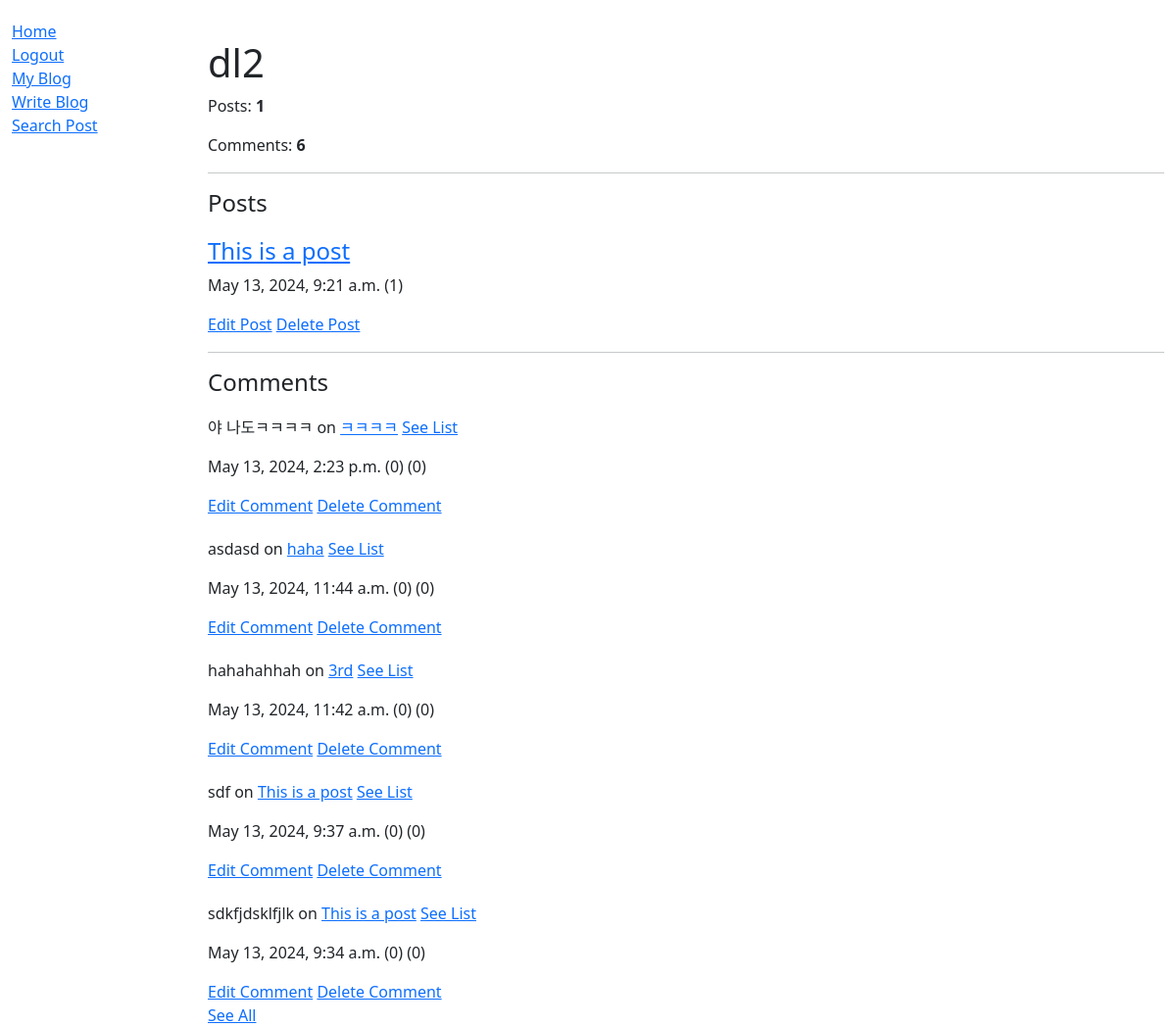
Page /blog/dl2/profile/ (signed in) on the committed database.
### blog/models.py (models this page shows, shortened)
class Post(models.Model):
    id = models.BigAutoField(help_text="Post ID", primary_key=True)
    title = models.CharField(max_length=100)
    writer = models.CharField(max_length=100)
    content = models.TextField(max_length=5000)
    date = models.DateTimeField(default=datetime.now, blank=True)
    likes = models.IntegerField(default=0)
    class Meta:
        ordering = ['-date']
    def __str__(self):
        return self.title

class Comment(models.Model):
    id = models.BigAutoField(help_text="Comment ID", primary_key=True)
    post = models.ForeignKey("Post", on_delete=models.CASCADE)
    writer = models.CharField(max_length=100)
    content = models.CharField(max_length=200)
    date = models.DateTimeField(default=datetime.now, blank=True)
    likes = models.IntegerField(default=0)
    dislikes = models.IntegerField(default=0)
    class Meta:
        ordering = ['-date']

### blog/views.py (the view)
# urls.py: path('<str:user>/profile/', views.profile, name="user-profile"),
def profile(request, user):
    try:
        get_user_model().objects.get(username=user)
    except:
        raise Http404("Profile does not Exist.")
    context = {
        'name':user,
        'posts':Post.objects.filter(writer=user),
        'comments':Comment.objects.filter(writer=user),
        'auth':False,
    }
    if user == request.user.username:
        context['auth'] = True
    return render(request, 'profile.html', context=context)

### blog/templates/profile.html (shortened to what this page needs)
{% extends "base.html" %}
{% block content %}
    <h1 style="margin-top: 20px;">{{name}}</h1>
    <p>Posts: <strong>{{posts.count}}</strong></p>
    <p>Comments: <strong>{{comments.count}}</strong></p>
    <hr />
    <h4>Posts</h4>
    {% if posts %}
        {% for post in posts|slice:"5" %}
            <div style="margin-top: 20px;">
                <h4><a href="{% url 'post' post.id %}">{{post.title}}</a></h4>
                <p  style="white-space: nowrap; overflow: hidden; max-width: 100%;">
                {{post.date}} ({{post.likes}})
                </p>
                {% if auth %}
                    <a href="">Edit Post</a>
                    <a href="{% url 'delete' post.id 'post' %}" onclick="return confirm('Are you sure? This action is irreversible.')">Delete Post</a>
                {% endif %}
            </div>
        {% endfor %}
    {% else %}
        <p>No posts yet.</p>
    {% endif %}
    <hr />
    <h4>Comments</h4>
    {% if comments %}
        {% for comment in comments|slice:"5" %}
            <div style="margin-top: 20px;">
                <p>{{comment.content}} on <a href="{% url 'post' comment.post.id %}">{{comment.post}}</a> <a href="{% url 'comments' comment.post.id %}"> See List</a></p>
                <p  style="white-space: nowrap; overflow: hidden; max-width: 100%;">
                {{comment.date}} ({{comment.likes}}) ({{comment.dislikes}})
                </p>
                {% if auth %}
                <a href="">Edit Comment</a>
                <a href="{% url 'delete' comment.id 'comment' %}" onclick="return confirm('Are you sure? This action is irreversible.')">Delete Comment</a>
            {% endif %}
            </div>
        {% endfor %}
        {% if comments.count > 5 %}
            <a href="{% url 'show-all' name 'comments' %}">See All</a>
    {% endif %}
    {% else %}
        <p>No comments yet.</p>
    {% endif %}
{% endblock %}

### rows in the picture
Post: title "This is a post", date "May 13, 2024, 9:21 a.m.", likes "1"
Comment: content "야 나도ㅋㅋㅋㅋ", post "ㅋㅋㅋㅋ", date "May 13, 2024, 2:23 p.m.", likes "0", dislikes "0"
Comment: content "asdasd", post "haha", date "May 13, 2024, 11:44 a.m.", likes "0", dislikes "0"
Comment: content "hahahahhah", post "3rd", date "May 13, 2024, 11:42 a.m.", likes "0", dislikes "0"
Comment: content "sdf", post "This is a post", date "May 13, 2024, 9:37 a.m.", likes "0", dislikes "0"
Comment: content "sdkfjdsklfjlk", post "This is a post", date "May 13, 2024, 9:34 a.m.", likes "0", dislikes "0"

### other values in the picture
{{ name }} "dl2"
{{ posts.count }} "1"
{{ comments.count }} "6"
